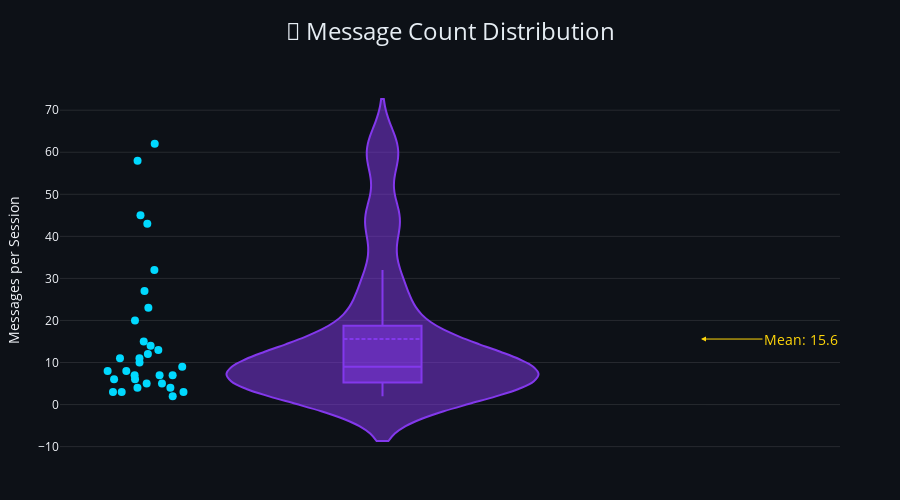

Write notebook code for a chart like this one.
### Markdown cell above
---

## 📉 Distribution Analysis

### Code cell
# === VIOLIN + BOX PLOT: Message Distribution ===

fig_violin = go.Figure()

# Violin plot
fig_violin.add_trace(go.Violin(
    y=sessions_df['message_count'],
    box_visible=True,
    meanline_visible=True,
    fillcolor='rgba(131,56,236,0.5)',
    line_color=COLORS['accent'],
    marker=dict(color=COLORS['primary'], size=8),
    points='all',
    jitter=0.3,
    pointpos=-1.5,
    name='Messages'
))

fig_violin.update_layout(
    title={
        'text': '🎻 Message Count Distribution',
        'font': {'size': 24, 'color': COLORS['text']},
        'x': 0.5
    },
    yaxis=dict(
        title='Messages per Session',
        gridcolor='rgba(255,255,255,0.1)',
        zeroline=False
    ),
    xaxis=dict(visible=False),
    paper_bgcolor=COLORS['background'],
    plot_bgcolor=COLORS['background'],
    height=500,
    margin=dict(l=60, r=60, t=80, b=40),
    showlegend=False
)

# Add mean annotation
mean_val = sessions_df['message_count'].mean()
fig_violin.add_annotation(
    x=0.5, y=mean_val,
    text=f"Mean: {mean_val:.1f}",
    showarrow=True,
    arrowhead=2,
    arrowcolor=COLORS['warning'],
    font=dict(color=COLORS['warning'], size=14),
    ax=100, ay=0
)

fig_violin.show()

### Figure 1 — Plotly figure (JSON) as saved in the notebook; plotly's stock layout.template omitted (floating-point values rounded to 4 significant figures)
{"data": [{"box": {"visible": true}, "fillcolor": "rgba(131,56,236,0.5)", "jitter": 0.3, "line": {"color": "#8338EC"}, "marker": {"color": "#00D9FF", "size": 8}, "meanline": {"visible": true}, "name": "Messages", "pointpos": -1.5, "points": "all", "type": "violin", "y": [62, 58, 45, 43, 32, 27, 23, 20, 15, 14, 13, 12, 11, 11, 10, 9, 8, 8, 7, 7, 7, 6, 6, 5, 5, 4, 4, 3, 3, 3, 2]}], "layout": {"annotations": [{"arrowcolor": "#FFD60A", "arrowhead": 2, "ax": 100, "ay": 0, "font": {"color": "#FFD60A", "size": 14}, "showarrow": true, "text": "Mean: 15.6", "x": 0.5, "y": 15.58}], "height": 500, "margin": {"b": 40, "l": 60, "r": 60, "t": 80}, "paper_bgcolor": "#0D1117", "plot_bgcolor": "#0D1117", "showlegend": false, "title": {"font": {"color": "#E6EDF3", "size": 24}, "text": "🎻 Message Count Distribution", "x": 0.5}, "xaxis": {"visible": false}, "yaxis": {"gridcolor": "rgba(255,255,255,0.1)", "title": {"text": "Messages per Session"}, "zeroline": false}}}
